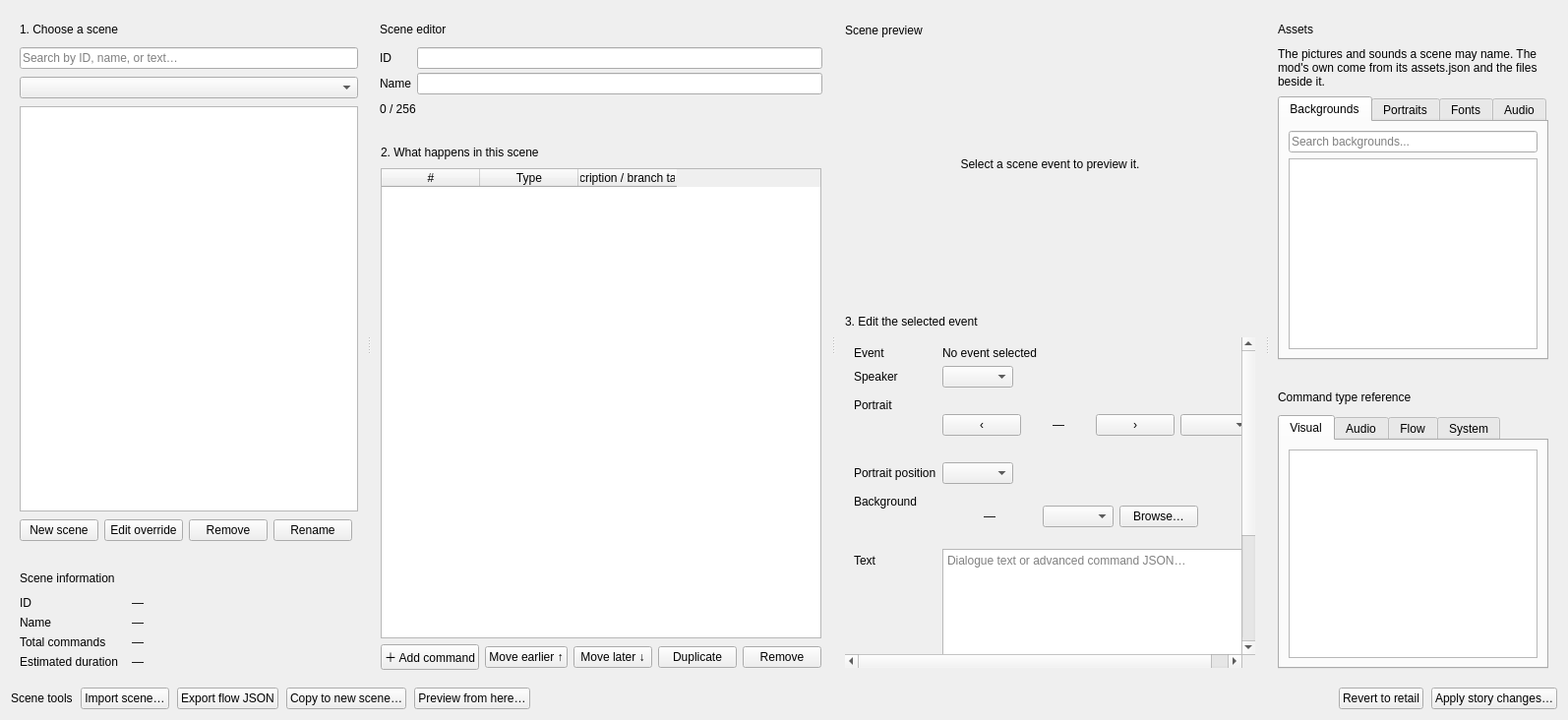
<ui version="4.0"><class>sceneEditorTab</class><widget class="QWidget" name="sceneEditorTab">
      <layout class="QVBoxLayout" name="sceneEditorLayout">
       <property name="spacing">
        <number>10</number>
       </property>
       <item>
        <widget class="QSplitter" name="sceneColumnsSplitter">
         <property name="orientation">
          <enum>Qt::Orientation::Horizontal</enum>
         </property>
         <property name="childrenCollapsible">
          <bool>false</bool>
         </property>
         <widget class="QWidget" name="sceneListColumn">
          <layout class="QVBoxLayout" name="sceneListColumnLayout">
           <property name="spacing">
            <number>10</number>
           </property>
           <property name="leftMargin">
            <number>0</number>
           </property>
           <property name="topMargin">
            <number>0</number>
           </property>
           <property name="rightMargin">
            <number>0</number>
           </property>
           <property name="bottomMargin">
            <number>0</number>
           </property>
           <item>
            <widget class="QFrame" name="scenesPanel">
             <layout class="QVBoxLayout" name="scenesPanelLayout">
              <property name="spacing">
               <number>8</number>
              </property>
              <item>
               <layout class="QHBoxLayout" name="scenesPanelHeader">
                <item>
                 <widget class="QLabel" name="scenesTitle">
                  <property name="text">
                  <string>1. Choose a scene</string>
                  </property>
                 </widget>
                </item>
                <item>
                 <spacer name="scenesPanelHeaderSpacer">
                  <property name="orientation">
                   <enum>Qt::Orientation::Horizontal</enum>
                  </property>
                  <property name="sizeHint" stdset="0">
                   <size>
                    <width>20</width>
                    <height>20</height>
                   </size>
                  </property>
                 </spacer>
                </item>
               </layout>
              </item>
              <item>
               <widget class="QLineEdit" name="sceneSearchEdit">
                <property name="placeholderText">
                 <string>Search by ID, name, or text…</string>
                </property>
                <property name="clearButtonEnabled">
                 <bool>true</bool>
                </property>
               </widget>
              </item>
              <item>
               <widget class="QComboBox" name="sceneChapterFilter" />
              </item>
              <item>
               <widget class="QTreeWidget" name="sceneTree">
                <property name="uniformRowHeights">
                 <bool>true</bool>
                </property>
                <property name="headerHidden">
                 <bool>true</bool>
                </property>
                <column>
                 <property name="text">
                  <string>Scene</string>
                 </property>
                </column>
               </widget>
              </item>
              <item>
               <layout class="QHBoxLayout" name="row0">
                <property name="spacing">
                 <number>6</number>
                </property>
                <item>
                 <widget class="QPushButton" name="addSceneButton">
                  <property name="text">
                   <string>New scene</string>
                  </property>
                 </widget>
                </item>
                <item>
                 <widget class="QPushButton" name="duplicateSceneButton">
                  <property name="text">
                   <string>Edit override</string>
                  </property>
                 </widget>
                </item>
                <item>
                 <widget class="QPushButton" name="removeSceneButton">
                  <property name="text">
                   <string>Remove</string>
                  </property>
                 </widget>
                </item>
                <item>
                 <widget class="QPushButton" name="renameSceneButton">
                  <property name="text">
                   <string>Rename</string>
                  </property>
                 </widget>
                </item>
                <item>
                 <spacer name="spacer1">
                  <property name="orientation">
                   <enum>Qt::Orientation::Horizontal</enum>
                  </property>
                  <property name="sizeHint" stdset="0">
                   <size>
                    <width>10</width>
                    <height>20</height>
                   </size>
                  </property>
                 </spacer>
                </item>
               </layout>
              </item>
             </layout>
            </widget>
           </item>
           <item>
            <widget class="QFrame" name="sceneInfoPanel">
             <layout class="QVBoxLayout" name="sceneInfoPanelLayout">
              <property name="spacing">
               <number>8</number>
              </property>
              <item>
               <layout class="QHBoxLayout" name="sceneInfoPanelHeader">
                <item>
                 <widget class="QLabel" name="sceneInfoTitle">
                  <property name="text">
                   <string>Scene information</string>
                  </property>
                 </widget>
                </item>
                <item>
                 <spacer name="sceneInfoPanelHeaderSpacer">
                  <property name="orientation">
                   <enum>Qt::Orientation::Horizontal</enum>
                  </property>
                  <property name="sizeHint" stdset="0">
                   <size>
                    <width>20</width>
                    <height>20</height>
                   </size>
                  </property>
                 </spacer>
                </item>
               </layout>
              </item>
              <item>
               <layout class="QFormLayout" name="sceneInfoForm">
                <property name="horizontalSpacing">
                 <number>14</number>
                </property>
                <property name="verticalSpacing">
                 <number>6</number>
                </property>
                <item row="0" column="0">
                 <widget class="QLabel" name="muted">
                  <property name="text">
                   <string>ID</string>
                  </property>
                 </widget>
                </item>
                <item row="0" column="1">
                 <widget class="QLabel" name="sceneInfoId">
                  <property name="text">
                   <string>—</string>
                  </property>
                 </widget>
                </item>
                <item row="1" column="0">
                 <widget class="QLabel" name="muted">
                  <property name="text">
                   <string>Name</string>
                  </property>
                 </widget>
                </item>
                <item row="1" column="1">
                 <widget class="QLabel" name="sceneInfoName">
                  <property name="text">
                   <string>—</string>
                  </property>
                 </widget>
                </item>
                <item row="2" column="0">
                 <widget class="QLabel" name="muted">
                  <property name="text">
                   <string>Total commands</string>
                  </property>
                 </widget>
                </item>
                <item row="2" column="1">
                 <widget class="QLabel" name="sceneInfoCommands">
                  <property name="text">
                   <string>—</string>
                  </property>
                 </widget>
                </item>
                <item row="3" column="0">
                 <widget class="QLabel" name="muted">
                  <property name="text">
                   <string>Estimated duration</string>
                  </property>
                 </widget>
                </item>
                <item row="3" column="1">
                 <widget class="QLabel" name="sceneInfoDuration">
                  <property name="text">
                   <string>—</string>
                  </property>
                 </widget>
                </item>
               </layout>
              </item>
             </layout>
            </widget>
           </item>
          </layout>
         </widget>
         <widget class="QWidget" name="sceneEditColumn">
          <layout class="QVBoxLayout" name="sceneEditColumnLayout">
           <property name="spacing">
            <number>10</number>
           </property>
           <property name="leftMargin">
            <number>0</number>
           </property>
           <property name="topMargin">
            <number>0</number>
           </property>
           <property name="rightMargin">
            <number>0</number>
           </property>
           <property name="bottomMargin">
            <number>0</number>
           </property>
           <item>
            <widget class="QFrame" name="sceneEditorPanel">
             <layout class="QVBoxLayout" name="sceneEditorPanelLayout">
              <property name="spacing">
               <number>8</number>
              </property>
              <item>
               <layout class="QHBoxLayout" name="sceneEditorPanelHeader">
                <item>
                 <widget class="QLabel" name="sceneEditorTitle">
                  <property name="text">
                   <string>Scene editor</string>
                  </property>
                 </widget>
                </item>
                <item>
                 <spacer name="sceneEditorPanelHeaderSpacer">
                  <property name="orientation">
                   <enum>Qt::Orientation::Horizontal</enum>
                  </property>
                  <property name="sizeHint" stdset="0">
                   <size>
                    <width>20</width>
                    <height>20</height>
                   </size>
                  </property>
                 </spacer>
                </item>
               </layout>
              </item>
              <item>
               <layout class="QFormLayout" name="sceneMetadataForm">
                <property name="horizontalSpacing">
                 <number>6</number>
                </property>
                <property name="verticalSpacing">
                 <number>4</number>
                </property>
                <item row="0" column="0">
                 <widget class="QLabel" name="sceneIdLabel">
                  <property name="text">
                   <string>ID</string>
                  </property>
                 </widget>
                </item>
                <item row="0" column="1">
                 <widget class="QLineEdit" name="sceneIdEdit">
                  <property name="readOnly">
                   <bool>true</bool>
                  </property>
                 </widget>
                </item>
                <item row="1" column="0">
                 <widget class="QLabel" name="sceneNameLabel">
                  <property name="text">
                   <string>Name</string>
                  </property>
                 </widget>
                </item>
                <item row="1" column="1">
                 <widget class="QLineEdit" name="sceneNameEdit" />
                </item>
               </layout>
              </item>
              <item>
               <widget class="QLabel" name="muted">
                <property name="text">
                 <string>0 / 256</string>
                </property>
               </widget>
              </item>
             </layout>
            </widget>
           </item>
           <item>
            <widget class="QFrame" name="sceneStepsPanel">
             <layout class="QVBoxLayout" name="sceneStepsPanelLayout">
              <property name="spacing">
               <number>6</number>
              </property>
              <property name="leftMargin">
               <number>10</number>
              </property>
              <property name="topMargin">
               <number>8</number>
              </property>
              <property name="rightMargin">
               <number>10</number>
              </property>
              <property name="bottomMargin">
               <number>8</number>
              </property>
              <item>
               <layout class="QHBoxLayout" name="sceneStepsHeader">
                <item>
                 <widget class="QLabel" name="sceneStepsTitle">
                  <property name="text">
                  <string>2. What happens in this scene</string>
                  </property>
                 </widget>
                </item>
                <item>
                 <spacer name="sceneStepsSpacer">
                  <property name="orientation">
                   <enum>Qt::Orientation::Horizontal</enum>
                  </property>
                  <property name="sizeHint" stdset="0">
                   <size>
                    <width>30</width>
                    <height>20</height>
                   </size>
                  </property>
                 </spacer>
                </item>
               </layout>
              </item>
              <item>
               <widget class="QTableWidget" name="sceneStepTable">
                <property name="minimumSize">
                 <size>
                  <width>0</width>
                  <height>150</height>
                 </size>
                </property>
                <property name="editTriggers">
                 <set>QAbstractItemView::EditTrigger::NoEditTriggers</set>
                </property>
                <property name="alternatingRowColors">
                 <bool>true</bool>
                </property>
                <property name="selectionBehavior">
                 <enum>QAbstractItemView::SelectionBehavior::SelectRows</enum>
                </property>
                <column>
                 <property name="text">
                  <string>#</string>
                 </property>
                </column>
                <column>
                 <property name="text">
                  <string>Type</string>
                 </property>
                </column>
                <column>
                 <property name="text">
                  <string>Description / branch target</string>
                 </property>
                </column>
               </widget>
              </item>
              <item>
               <layout class="QHBoxLayout" name="stepActionsLayout">
                <item>
                 <widget class="QPushButton" name="addStepButton">
                  <property name="text">
                   <string>＋ Add command</string>
                  </property>
                 </widget>
                </item>
                <item>
                 <widget class="QPushButton" name="moveStepUpButton">
                  <property name="text">
                   <string>Move earlier ↑</string>
                  </property>
                 </widget>
                </item>
                <item>
                 <widget class="QPushButton" name="moveStepDownButton">
                  <property name="text">
                   <string>Move later ↓</string>
                  </property>
                 </widget>
                </item>
                <item>
                 <widget class="QPushButton" name="duplicateStepButton">
                  <property name="text">
                   <string>Duplicate</string>
                  </property>
                 </widget>
                </item>
                <item>
                 <widget class="QPushButton" name="removeStepButton">
                  <property name="text">
                   <string>Remove</string>
                  </property>
                 </widget>
                </item>
               </layout>
              </item>
             </layout>
            </widget>
           </item>
          </layout>
         </widget>
         <widget class="QWidget" name="scenePreviewColumn">
          <layout class="QVBoxLayout" name="scenePreviewColumnLayout">
           <property name="spacing">
            <number>10</number>
           </property>
           <property name="leftMargin">
            <number>0</number>
           </property>
           <property name="topMargin">
            <number>0</number>
           </property>
           <property name="rightMargin">
            <number>0</number>
           </property>
           <property name="bottomMargin">
            <number>0</number>
           </property>
           <item>
            <widget class="QFrame" name="scenePreviewPanel">
             <layout class="QVBoxLayout" name="scenePreviewLayout">
              <property name="spacing">
               <number>6</number>
              </property>
              <property name="leftMargin">
               <number>10</number>
              </property>
              <property name="topMargin">
               <number>10</number>
              </property>
              <property name="rightMargin">
               <number>10</number>
              </property>
              <property name="bottomMargin">
               <number>10</number>
              </property>
              <item>
               <layout class="QHBoxLayout" name="scenePreviewHeader">
                <item>
                 <widget class="QLabel" name="scenePreviewTitle">
                  <property name="text">
                   <string>Scene preview</string>
                  </property>
                 </widget>
                </item>
                <item>
                 <spacer name="scenePreviewSpacer">
                  <property name="orientation">
                   <enum>Qt::Orientation::Horizontal</enum>
                  </property>
                  <property name="sizeHint" stdset="0">
                   <size>
                    <width>20</width>
                    <height>20</height>
                   </size>
                  </property>
                 </spacer>
                </item>
               </layout>
              </item>
              <item>
               <widget class="QLabel" name="scenePreviewImage">
                <property name="minimumSize">
                 <size>
                  <width>360</width>
                  <height>240</height>
                 </size>
                </property>
                <property name="text">
                 <string>Select a scene event to preview it.</string>
                </property>
                <property name="alignment">
                 <set>Qt::AlignmentFlag::AlignCenter</set>
                </property>
               </widget>
              </item>
              <item>
               <layout class="QHBoxLayout" name="previewDetailLayout" />
              </item>
             </layout>
            </widget>
           </item>
           <item>
            <widget class="QFrame" name="stepEditorPanel">
             <property name="minimumSize">
              <size>
               <width>0</width>
               <height>0</height>
              </size>
             </property>
             <layout class="QVBoxLayout" name="stepEditorPanelLayout">
              <property name="spacing">
               <number>6</number>
              </property>
              <property name="leftMargin">
               <number>10</number>
              </property>
              <property name="topMargin">
               <number>10</number>
              </property>
              <property name="rightMargin">
               <number>10</number>
              </property>
              <property name="bottomMargin">
               <number>10</number>
              </property>
              <item>
               <layout class="QHBoxLayout" name="stepEditorHeader">
                <item>
                 <widget class="QLabel" name="stepEditorTitle">
                  <property name="text">
                  <string>3. Edit the selected event</string>
                  </property>
                 </widget>
                </item>
                <item>
                 <spacer name="stepHeaderSpacer">
                  <property name="orientation">
                   <enum>Qt::Orientation::Horizontal</enum>
                  </property>
                  <property name="sizeHint" stdset="0">
                   <size>
                    <width>20</width>
                    <height>20</height>
                   </size>
                  </property>
                 </spacer>
                </item>
               </layout>
              </item>
              <item>
               <widget class="QScrollArea" name="stepEditorScroll">
                <property name="frameShape">
                 <enum>QFrame::Shape::NoFrame</enum>
                </property>
                <property name="widgetResizable">
                 <bool>true</bool>
                </property>
                <widget class="QWidget" name="stepEditorContents">
                 <property name="geometry">
                  <rect>
                   <x>0</x>
                   <y>0</y>
                   <width>459</width>
                   <height>553</height>
                  </rect>
                 </property>
                 <layout class="QFormLayout" name="stepEditorForm">
                  <property name="fieldGrowthPolicy">
                   <enum>QFormLayout::FieldGrowthPolicy::ExpandingFieldsGrow</enum>
                  </property>
                  <item row="0" column="0">
                   <widget class="QLabel" name="stepTypeLabel">
                    <property name="text">
                     <string>Event</string>
                    </property>
                   </widget>
                  </item>
                  <item row="0" column="1">
                   <widget class="QLabel" name="stepTypeDisplayLabel">
                    <property name="text">
                     <string>No event selected</string>
                    </property>
                    <property name="wordWrap">
                     <bool>true</bool>
                    </property>
                   </widget>
                  </item>
                  <item row="1" column="0">
                   <widget class="QLabel" name="stepCharacterLabel">
                    <property name="text">
                     <string>Speaker</string>
                    </property>
                   </widget>
                  </item>
                  <item row="1" column="1">
                   <widget class="QComboBox" name="stepCharacterCombo" />
                  </item>
                  <item row="2" column="0">
                   <widget class="QLabel" name="stepPortraitLabel">
                    <property name="text">
                     <string>Portrait</string>
                    </property>
                   </widget>
                  </item>
                  <item row="2" column="1">
                   <layout class="QHBoxLayout" name="stepPortraitLayout">
                    <item>
                     <widget class="QPushButton" name="previousPortraitButton">
                      <property name="text">
                       <string>‹</string>
                      </property>
                     </widget>
                    </item>
                    <item>
                     <widget class="QLabel" name="stepPortraitPreview">
                      <property name="minimumSize">
                       <size>
                        <width>64</width>
                        <height>64</height>
                       </size>
                      </property>
                      <property name="maximumSize">
                       <size>
                        <width>64</width>
                        <height>64</height>
                       </size>
                      </property>
                      <property name="text">
                       <string>—</string>
                      </property>
                      <property name="alignment">
                       <set>Qt::AlignmentFlag::AlignCenter</set>
                      </property>
                     </widget>
                    </item>
                    <item>
                     <widget class="QPushButton" name="nextPortraitButton">
                      <property name="text">
                       <string>›</string>
                      </property>
                     </widget>
                    </item>
                    <item>
                     <widget class="QComboBox" name="stepPoseCombo" />
                    </item>
                   </layout>
                  </item>
                  <item row="3" column="0">
                   <widget class="QLabel" name="stepPositionLabel">
                    <property name="text">
                     <string>Portrait position</string>
                    </property>
                   </widget>
                  </item>
                  <item row="3" column="1">
                   <widget class="QComboBox" name="stepPositionCombo" />
                  </item>
                  <item row="4" column="0">
                   <widget class="QLabel" name="stepBackgroundLabel">
                    <property name="text">
                     <string>Background</string>
                    </property>
                   </widget>
                  </item>
                  <item row="4" column="1">
                   <layout class="QHBoxLayout" name="stepBackgroundLayout">
                    <item>
                     <widget class="QLabel" name="stepBackgroundPreview">
                      <property name="minimumSize">
                       <size>
                        <width>96</width>
                        <height>54</height>
                       </size>
                      </property>
                      <property name="maximumSize">
                       <size>
                        <width>96</width>
                        <height>54</height>
                       </size>
                      </property>
                      <property name="text">
                       <string>—</string>
                      </property>
                      <property name="alignment">
                       <set>Qt::AlignmentFlag::AlignCenter</set>
                      </property>
                     </widget>
                    </item>
                    <item>
                     <widget class="QComboBox" name="stepBackgroundCombo" />
                    </item>
                    <item>
                     <widget class="QPushButton" name="browseBackgroundButton">
                      <property name="text">
                       <string>Browse…</string>
                      </property>
                     </widget>
                    </item>
                   </layout>
                  </item>
                  <item row="5" column="0">
                   <widget class="QLabel" name="stepDialogueLabel">
                    <property name="text">
                     <string>Text</string>
                    </property>
                   </widget>
                  </item>
                  <item row="5" column="1">
                   <widget class="QPlainTextEdit" name="stepDialogueEdit">
                    <property name="minimumSize">
                     <size>
                      <width>0</width>
                      <height>120</height>
                     </size>
                    </property>
                    <property name="placeholderText">
                     <string>Dialogue text or advanced command JSON…</string>
                    </property>
                   </widget>
                  </item>
                  <item row="6" column="0">
                   <widget class="QLabel" name="stepDialogueCountLabel">
                    <property name="text">
                     <string>0 characters</string>
                    </property>
                   </widget>
                  </item>
                  <item row="6" column="1">
                   <widget class="QPushButton" name="insertDialogueTokenButton">
                    <property name="text">
                     <string>Insert dialogue token…</string>
                    </property>
                   </widget>
                  </item>
                  <item row="7" column="0">
                   <widget class="QLabel" name="stepTextSpeedLabel">
                    <property name="text">
                     <string>Text speed</string>
                    </property>
                   </widget>
                  </item>
                  <item row="7" column="1">
                   <widget class="QSpinBox" name="stepTextSpeedSpin">
                    <property name="maximum">
                     <number>65535</number>
                    </property>
                   </widget>
                  </item>
                  <item row="8" column="0">
                   <widget class="QLabel" name="stepAutoContinueLabel">
                    <property name="text">
                     <string>Auto-advance</string>
                    </property>
                   </widget>
                  </item>
                  <item row="8" column="1">
                   <widget class="QCheckBox" name="stepAutoContinueCheck" />
                  </item>
                  <item row="9" column="0" colspan="2">
                   <layout class="QVBoxLayout" name="stepStructuredFieldsLayout">
                    <property name="spacing">
                     <number>6</number>
                    </property>
                    <property name="leftMargin">
                     <number>0</number>
                    </property>
                    <property name="topMargin">
                     <number>4</number>
                    </property>
                    <property name="rightMargin">
                     <number>0</number>
                    </property>
                    <property name="bottomMargin">
                     <number>0</number>
                    </property>
                   </layout>
                  </item>
                 </layout>
                </widget>
               </widget>
              </item>
             </layout>
            </widget>
           </item>
          </layout>
         </widget>
         <widget class="QWidget" name="sceneAssetsColumn">
          <layout class="QVBoxLayout" name="sceneAssetsColumnLayout">
           <property name="spacing">
            <number>10</number>
           </property>
           <property name="leftMargin">
            <number>0</number>
           </property>
           <property name="topMargin">
            <number>0</number>
           </property>
           <property name="rightMargin">
            <number>0</number>
           </property>
           <property name="bottomMargin">
            <number>0</number>
           </property>
           <item>
            <widget class="QFrame" name="sceneAssetsPanel">
             <layout class="QVBoxLayout" name="sceneAssetsPanelLayout">
              <property name="spacing">
               <number>8</number>
              </property>
              <item>
               <layout class="QHBoxLayout" name="sceneAssetsPanelHeader">
                <item>
                 <widget class="QLabel" name="sceneAssetsTitle">
                  <property name="text">
                   <string>Assets</string>
                  </property>
                 </widget>
                </item>
                <item>
                 <spacer name="sceneAssetsPanelHeaderSpacer">
                  <property name="orientation">
                   <enum>Qt::Orientation::Horizontal</enum>
                  </property>
                  <property name="sizeHint" stdset="0">
                   <size>
                    <width>20</width>
                    <height>20</height>
                   </size>
                  </property>
                 </spacer>
                </item>
               </layout>
              </item>
              <item>
               <widget class="QLabel" name="muted">
                <property name="text">
                 <string>The pictures and sounds a scene may name. The mod's own come from its assets.json and the files beside it.</string>
                </property>
                <property name="wordWrap">
                 <bool>true</bool>
                </property>
               </widget>
              </item>
              <item>
               <widget class="QTabWidget" name="sceneAssetTabs">
                <widget class="QWidget" name="sceneAssetBackgroundsTab">
                 <attribute name="title">
                  <string>Backgrounds</string>
                 </attribute>
                 <layout class="QVBoxLayout" name="sceneAssetBackgroundsLayout">
                  <item>
                   <widget class="QLineEdit" name="sceneAssetBackgroundsSearch">
                    <property name="placeholderText">
                     <string>Search backgrounds...</string>
                    </property>
                   </widget>
                  </item>
                  <item>
                   <widget class="QListWidget" name="sceneAssetBackgroundsList" />
                  </item>
                 </layout>
                </widget>
                <widget class="QWidget" name="sceneAssetPortraitsTab">
                 <attribute name="title">
                  <string>Portraits</string>
                 </attribute>
                 <layout class="QVBoxLayout" name="sceneAssetPortraitsLayout">
                  <item>
                   <widget class="QLineEdit" name="sceneAssetPortraitsSearch">
                    <property name="placeholderText">
                     <string>Search portraits...</string>
                    </property>
                   </widget>
                  </item>
                  <item>
                   <widget class="QListWidget" name="sceneAssetPortraitsList" />
                  </item>
                 </layout>
                </widget>
                <widget class="QWidget" name="sceneAssetFontsTab">
                 <attribute name="title">
                  <string>Fonts</string>
                 </attribute>
                 <layout class="QVBoxLayout" name="sceneAssetFontsLayout">
                  <item>
                   <widget class="QLineEdit" name="sceneAssetFontsSearch">
                    <property name="placeholderText">
                     <string>Search fonts...</string>
                    </property>
                   </widget>
                  </item>
                  <item>
                   <widget class="QListWidget" name="sceneAssetFontsList" />
                  </item>
                 </layout>
                </widget>
                <widget class="QWidget" name="sceneAssetAudioTab">
                 <attribute name="title">
                  <string>Audio</string>
                 </attribute>
                 <layout class="QVBoxLayout" name="sceneAssetAudioLayout">
                  <item>
                   <widget class="QLineEdit" name="sceneAssetAudioSearch">
                    <property name="placeholderText">
                     <string>Search audio...</string>
                    </property>
                   </widget>
                  </item>
                  <item>
                   <widget class="QListWidget" name="sceneAssetAudioList" />
                  </item>
                 </layout>
                </widget>
               </widget>
              </item>
             </layout>
            </widget>
           </item>
           <item>
            <widget class="QFrame" name="commandReferencePanel">
             <layout class="QVBoxLayout" name="commandReferencePanelLayout">
              <property name="spacing">
               <number>8</number>
              </property>
              <item>
               <layout class="QHBoxLayout" name="commandReferencePanelHeader">
                <item>
                 <widget class="QLabel" name="commandReferenceTitle">
                  <property name="text">
                   <string>Command type reference</string>
                  </property>
                 </widget>
                </item>
                <item>
                 <spacer name="commandReferencePanelHeaderSpacer">
                  <property name="orientation">
                   <enum>Qt::Orientation::Horizontal</enum>
                  </property>
                  <property name="sizeHint" stdset="0">
                   <size>
                    <width>20</width>
                    <height>20</height>
                   </size>
                  </property>
                 </spacer>
                </item>
               </layout>
              </item>
              <item>
               <widget class="QTabWidget" name="commandReferenceTabs">
                <widget class="QWidget" name="commandRefVisualTab">
                 <attribute name="title">
                  <string>Visual</string>
                 </attribute>
                 <layout class="QVBoxLayout" name="commandRefVisualLayout">
                  <item>
                   <widget class="QTableWidget" name="commandRefVisualTable" />
                  </item>
                 </layout>
                </widget>
                <widget class="QWidget" name="commandRefAudioTab">
                 <attribute name="title">
                  <string>Audio</string>
                 </attribute>
                 <layout class="QVBoxLayout" name="commandRefAudioLayout">
                  <item>
                   <widget class="QTableWidget" name="commandRefAudioTable" />
                  </item>
                 </layout>
                </widget>
                <widget class="QWidget" name="commandRefFlowTab">
                 <attribute name="title">
                  <string>Flow</string>
                 </attribute>
                 <layout class="QVBoxLayout" name="commandRefFlowLayout">
                  <item>
                   <widget class="QTableWidget" name="commandRefFlowTable" />
                  </item>
                 </layout>
                </widget>
                <widget class="QWidget" name="commandRefSystemTab">
                 <attribute name="title">
                  <string>System</string>
                 </attribute>
                 <layout class="QVBoxLayout" name="commandRefSystemLayout">
                  <item>
                   <widget class="QTableWidget" name="commandRefSystemTable" />
                  </item>
                 </layout>
                </widget>
               </widget>
              </item>
             </layout>
            </widget>
           </item>
          </layout>
         </widget>
        </widget>
       </item>
       <item>
        <layout class="QHBoxLayout" name="sceneToolsRow">
         <property name="spacing">
          <number>8</number>
         </property>
         <item>
          <widget class="QLabel" name="muted">
           <property name="text">
            <string>Scene tools</string>
           </property>
          </widget>
         </item>
         <item>
          <widget class="QPushButton" name="importSceneButton">
           <property name="text">
            <string>Import scene…</string>
           </property>
          </widget>
         </item>
         <item>
          <widget class="QPushButton" name="exportSceneFlowButton">
           <property name="text">
            <string>Export flow JSON</string>
           </property>
          </widget>
         </item>
         <item>
          <widget class="QPushButton" name="copyToNewSceneButton">
           <property name="text">
            <string>Copy to new scene…</string>
           </property>
          </widget>
         </item>
         <item>
          <widget class="QPushButton" name="previewFromHereButton">
           <property name="text">
            <string>Preview from here…</string>
           </property>
          </widget>
         </item>
         <item>
          <spacer name="sceneToolsSpacer">
           <property name="orientation">
            <enum>Qt::Orientation::Horizontal</enum>
           </property>
           <property name="sizeHint" stdset="0">
            <size>
             <width>40</width>
             <height>20</height>
            </size>
           </property>
          </spacer>
         </item>
         <item>
          <widget class="QPushButton" name="revertToRetailButton">
           <property name="toolTip">
            <string>Remove the selected retail-scene override and return to the stock scene</string>
           </property>
           <property name="text">
            <string>Revert to retail</string>
           </property>
          </widget>
         </item>
         <item>
          <widget class="QPushButton" name="applyCampaignButton">
           <property name="text">
            <string>Apply story changes…</string>
           </property>
          </widget>
         </item>
        </layout>
       </item>
      </layout>
     </widget>
     </ui>
